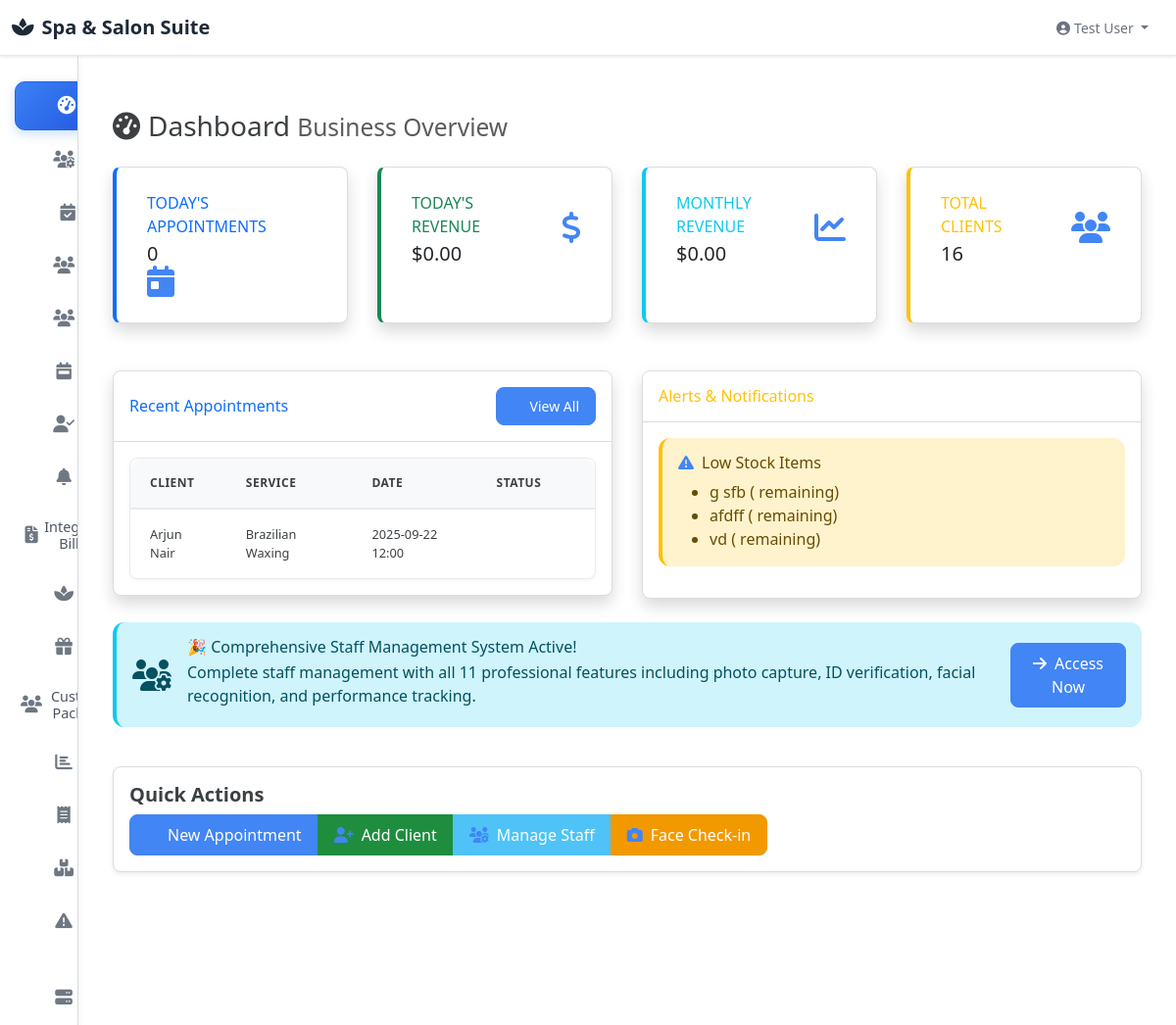
/dashboard, run on the app's committed database.
### models.py (models this page shows, shortened)
class Appointment(db.Model):
    id = db.Column(db.Integer, primary_key=True)
    client_id = db.Column(db.Integer, db.ForeignKey('client.id'), nullable=False)  # Keep FK reference to table name
    service_id = db.Column(db.Integer, db.ForeignKey('service.id'), nullable=False)
    staff_id = db.Column(db.Integer, db.ForeignKey('user.id'), nullable=False)
    appointment_date = db.Column(db.DateTime, nullable=False)
    end_time = db.Column(db.DateTime, nullable=False)
    status = db.Column(db.String(20), default='scheduled')  # scheduled, confirmed, in_progress, completed, cancelled, no_show
    notes = db.Column(db.Text)
    created_at = db.Column(db.DateTime, default=datetime.utcnow)
    updated_at = db.Column(db.DateTime, default=datetime.utcnow, onupdate=datetime.utcnow)
    amount = db.Column(db.Float)
    discount = db.Column(db.Float, default=0.0)
    tips = db.Column(db.Float, default=0.0)
    payment_status = db.Column(db.String(20), default='pending')  # pending, paid, partial
    is_paid = db.Column(db.Boolean, default=False)
    inventory_deducted = db.Column(db.Boolean, default=False)  # Track if inventory was deducted

class Customer(db.Model):
    __tablename__ = 'client'  # Keep table name for backward compatibility
    id = db.Column(db.Integer, primary_key=True)
    first_name = db.Column(db.String(50), nullable=False)
    last_name = db.Column(db.String(50), nullable=False)
    email = db.Column(db.String(120), unique=True, nullable=True, index=True)
    phone = db.Column(db.String(20), nullable=False)
    date_of_birth = db.Column(db.Date)
    gender = db.Column(db.String(10))
    address = db.Column(db.Text)
    created_at = db.Column(db.DateTime, default=datetime.utcnow)
    last_visit = db.Column(db.DateTime)
    total_visits = db.Column(db.Integer, default=0)
    total_spent = db.Column(db.Float, default=0.0)
    is_active = db.Column(db.Boolean, default=True)
    preferences = db.Column(db.Text)
    allergies = db.Column(db.Text)
    notes = db.Column(db.Text)
    face_encoding = db.Column(db.Text)  # Store face encoding as JSON string
    face_image_url = db.Column(db.String(255))  # Store face image path
    loyalty_points = db.Column(db.Integer, default=0)
    is_vip = db.Column(db.Boolean, default=False)
    preferred_communication = db.Column(db.String(20), default='email')  # email, sms, whatsapp
    marketing_consent = db.Column(db.Boolean, default=True)
    reminder_preferences = db.Column(db.Text)  # JSON for reminder settings
    referral_source = db.Column(db.String(100))
    lifetime_value = db.Column(db.Float, default=0.0)
    last_no_show = db.Column(db.DateTime)
    no_show_count = db.Column(db.Integer, default=0)
    appointments = db.relationship('Appointment', backref='client', lazy=True)
    @property
    def full_name(self):
        return f"{self.first_name} {self.last_name}"

class Service(db.Model):
    id = db.Column(db.Integer, primary_key=True)
    name = db.Column(db.String(100), nullable=False)
    description = db.Column(db.Text)
    duration = db.Column(db.Integer, nullable=False)  # in minutes
    price = db.Column(db.Float, nullable=False)
    category_id = db.Column(db.Integer, db.ForeignKey('category.id'))
    category = db.Column(db.String(50), nullable=False)  # Fallback for compatibility
    is_active = db.Column(db.Boolean, default=True)
    created_at = db.Column(db.DateTime, default=datetime.utcnow)
    appointments = db.relationship('Appointment', backref='service', lazy=True)

### modules/inventory/models.py (models this page shows, shortened)
class InventoryProduct(db.Model):
    __tablename__ = 'inventory_products'
    id = db.Column(db.Integer, primary_key=True)
    sku = db.Column(db.String(50), unique=True, nullable=False)
    name = db.Column(db.String(200), nullable=False)
    description = db.Column(db.Text)
    category_id = db.Column(db.Integer, db.ForeignKey('inventory_categories.id'))
    unit_of_measure = db.Column(db.String(20), default='pcs')  # pieces, liters, kg, etc.
    barcode = db.Column(db.String(50))
    is_active = db.Column(db.Boolean, default=True)
    is_service_item = db.Column(db.Boolean, default=False)  # Used in services
    is_retail_item = db.Column(db.Boolean, default=False)   # Sold to customers
    created_at = db.Column(db.DateTime, default=datetime.utcnow)
    updated_at = db.Column(db.DateTime, default=datetime.utcnow, onupdate=datetime.utcnow)
    category = db.relationship('InventoryCategory', back_populates='products')
    batches = db.relationship('InventoryBatch', back_populates='product', lazy=True)
    @property
    def total_stock(self):
        return sum(float(batch.qty_available or 0) for batch in self.batches if batch.status == 'active')

### modules/dashboard/dashboard_views.py (the view)
@app.route('/dashboard')
def dashboard():
    try:
        stats = get_dashboard_stats()
        recent_appointments = get_recent_appointments()
        low_stock_items = get_low_stock_items()
        expiring_items = get_expiring_items()
        return render_template('dashboard.html',
                             stats=stats,
                             recent_appointments=recent_appointments,
                             low_stock_items=low_stock_items,
                             expiring_items=expiring_items)
    except Exception as e:
        print(f"Dashboard error: {e}")
        flash('Error loading dashboard', 'danger')
        default_stats = {
            'todays_appointments': 0,
            'total_clients': 0,
            'total_services': 0,
            'total_staff': 0,
            'total_revenue_today': 0.0,
            'total_revenue_month': 0.0
        }
        return render_template('dashboard.html',
                             stats=default_stats,
                             recent_appointments=[],
                             low_stock_items=[],
                             expiring_items=[])

### templates/dashboard.html (shortened to what this page needs)
{% extends "base.html" %}
{% block content %}
<div class="container-fluid">
    <div class="row">
        <div class="col-12">
            <h1 class="h3 mb-4">
                <i class="fas fa-tachometer-alt me-2"></i>Dashboard
                <small class="text-muted">Business Overview</small>
            </h1>
        </div>
    </div>
    <div class="row mb-4">
        <div class="col-xl-3 col-md-6 mb-4">
            <div class="card border-left-primary shadow h-100 py-2">
                <div class="card-body">
                    <div class="row no-gutters align-items-center">
                        <div class="col mr-2">
                            <div class="text-xs font-weight-bold text-primary text-uppercase mb-1">
                                Today's Appointments
                            </div>
                            <div class="h5 mb-0 font-weight-bold">{{ stats.todays_appointments }}</div>
                        </div>
                        <div class="col-auto">
                            <i class="fas fa-calendar-day fa-2x text-primary"></i>
                        </div>
                    </div>
                </div>
            </div>
        </div>
        <div class="col-xl-3 col-md-6 mb-4">
            <div class="card border-left-success shadow h-100 py-2">
                <div class="card-body">
                    <div class="row no-gutters align-items-center">
                        <div class="col mr-2">
                            <div class="text-xs font-weight-bold text-success text-uppercase mb-1">
                                Today's Revenue
                            </div>
                            <div class="h5 mb-0 font-weight-bold">{{ utils.format_currency(stats.total_revenue_today) }}</div>
                        </div>
                        <div class="col-auto">
                            <i class="fas fa-dollar-sign fa-2x text-success"></i>
                        </div>
                    </div>
                </div>
            </div>
        </div>
        <div class="col-xl-3 col-md-6 mb-4">
            <div class="card border-left-info shadow h-100 py-2">
                <div class="card-body">
                    <div class="row no-gutters align-items-center">
                        <div class="col mr-2">
                            <div class="text-xs font-weight-bold text-info text-uppercase mb-1">
                                Monthly Revenue
                            </div>
                            <div class="h5 mb-0 font-weight-bold">{{ utils.format_currency(stats.total_revenue_month) }}</div>
                        </div>
                        <div class="col-auto">
                            <i class="fas fa-chart-line fa-2x text-info"></i>
                        </div>
                    </div>
                </div>
            </div>
        </div>
        <div class="col-xl-3 col-md-6 mb-4">
            <div class="card border-left-warning shadow h-100 py-2">
                <div class="card-body">
                    <div class="row no-gutters align-items-center">
                        <div class="col mr-2">
                            <div class="text-xs font-weight-bold text-warning text-uppercase mb-1">
                                Total Clients
                            </div>
                            <div class="h5 mb-0 font-weight-bold">{{ stats.total_clients }}</div>
                        </div>
                        <div class="col-auto">
                            <i class="fas fa-users fa-2x text-warning"></i>
                        </div>
                    </div>
                </div>
            </div>
        </div>
    </div>
    <div class="row">
        <div class="col-lg-6 mb-4">
            <div class="card shadow">
                <div class="card-header py-3 d-flex justify-content-between align-items-center">
                    <h6 class="m-0 font-weight-bold text-primary">Recent Appointments</h6>
                    <a href="{{ url_for('bookings') }}" class="btn btn-primary btn-sm">
                        <i class="fas fa-calendar-plus me-1"></i>View All
                    </a>
                </div>
                <div class="card-body">
                    {% if recent_appointments %}
                        <div class="spa-table-responsive">
                            <table class="spa-table spa-table-sm">
                                <thead>
                                    <tr>
                                        <th>Client</th>
                                        <th>Service</th>
                                        <th>Date</th>
                                        <th>Status</th>
                                    </tr>
                                </thead>
                                <tbody>
                                    {% for appointment in recent_appointments %}
                                    <tr>
                                        <td>{{ appointment.client.full_name }}</td>
                                        <td>{{ appointment.service.name }}</td>
                                        <td>{{ utils.format_datetime(appointment.appointment_date) }}</td>
                                        <td>
                                            <span class="badge bg-{{ utils.get_status_badge_class(appointment.status) }}">
                                            </span>
                                        </td>
                                    </tr>
                                    {% endfor %}
                                </tbody>
                            </table>
                        </div>
                    {% else %}
                        <p class="text-muted text-center">No recent appointments found.</p>
                    {% endif %}
                </div>
            </div>
        </div>
        <div class="col-lg-6 mb-4">
            <div class="card shadow">
                <div class="card-header py-3">
                    <h6 class="m-0 font-weight-bold text-warning">Alerts & Notifications</h6>
                </div>
                <div class="card-body">
                    {% if low_stock_items %}
                        <div class="alert alert-warning" role="alert">
                            <h6 class="alert-heading">
                                <i class="fas fa-exclamation-triangle me-2"></i>Low Stock Items
                            </h6>
                            <ul class="mb-0">
                                {% for item in low_stock_items %}
                                <li>{{ item.name }} ({{ item.current_stock }} remaining)</li>
                                {% endfor %}
                            </ul>
                        </div>
                    {% endif %}
                </div>
            </div>
        </div>
    </div>
    <div class="row mb-4">
        <div class="col-12">
            <div class="alert alert-info d-flex align-items-center" role="alert">
                <i class="fas fa-users-cog fa-2x me-3"></i>
                <div class="flex-grow-1">
                    <h6 class="alert-heading mb-1">🎉 Comprehensive Staff Management System Active!</h6>
                    <p class="mb-1">Complete staff management with all 11 professional features including photo capture, ID verification, facial recognition, and performance tracking.</p>
                </div>
                <a href="{{ url_for('comprehensive_staff') }}" class="btn btn-primary">
                    <i class="fas fa-arrow-right me-2"></i>Access Now
                </a>
            </div>
        </div>
    </div>
    <div class="row mb-4">
        <div class="col-12">
            <div class="card">
                <div class="card-body">
                    <h5 class="card-title">Quick Actions</h5>
                    <div class="btn-group" role="group">
                        <button type="button" class="btn btn-primary" onclick="window.location.href='/bookings'">
                            <i class="fas fa-plus me-2"></i>New Appointment
                        </button>
                        <button type="button" class="btn btn-success" onclick="window.location.href='/clients'">
                            <i class="fas fa-user-plus me-2"></i>Add Client
                        </button>
                        <button type="button" class="btn btn-info" onclick="window.location.href='/comprehensive_staff'">
                            <i class="fas fa-users-cog me-2"></i>Manage Staff
                        </button>
                        <button type="button" class="btn btn-warning" onclick="window.location.href='/checkin'">
                            <i class="fas fa-camera me-2"></i>Face Check-in
                        </button>
                    </div>
                </div>
            </div>
        </div>
    </div>
</div>
{% endblock %}

### data on the page
Appointment: client.full_name "Arjun Nair", service.name "Brazilian Waxing", format_datetime "2025-09-22 12:00"
InventoryProduct: name "g sfb"
InventoryProduct: name "afdff"
InventoryProduct: name "vd"

### other printed values
{{ stats.todays_appointments }} "0"
{{ utils.format_currency(stats.total_revenue_today) }} "$0.00"
{{ utils.format_currency(stats.total_revenue_month) }} "$0.00"
{{ stats.total_clients }} "16"
